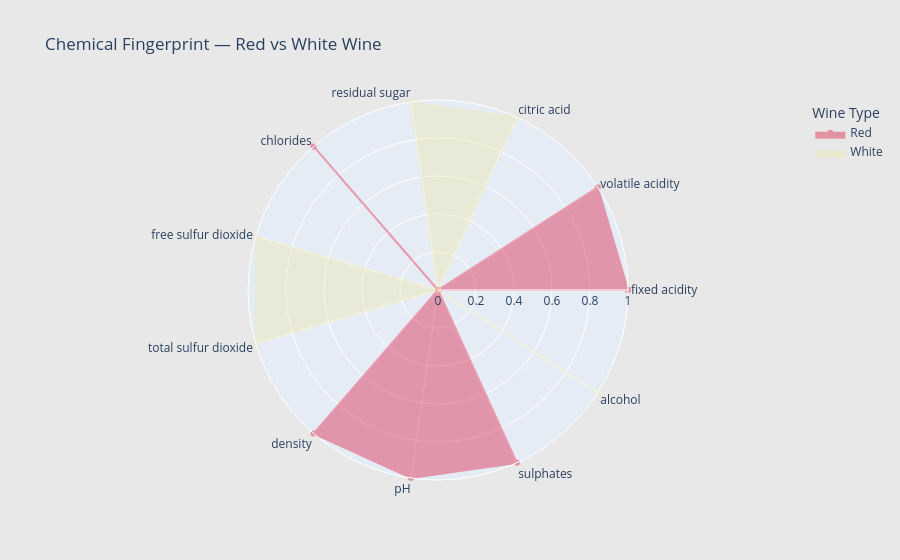

Notebook source saved alongside this figure:
### Markdown cell above
OPTIONAL ADDITIONAL VIZ.

### Code cell
# Radar Chart — Chemical Fingerprint Red vs White -optional

# Calculate normalised means per wine type (for fair comparison)
radar_df   = df.groupby('wine_type')[params].mean()
radar_norm = (radar_df - radar_df.min()) / (radar_df.max() - radar_df.min())

fig = go.Figure()

for wtype, color in WINE_COLORS.items():
    values = radar_norm.loc[wtype].tolist()
    values += values[:1]  # close the polygon

    fig.add_trace(go.Scatterpolar(
        r=values,
        theta=params + [params[0]], #close the polygon
        fill='toself',
        name=wtype,
        line_color=color,
        fillcolor=color,
        opacity=0.4
    ))

fig.update_layout(
    polar=dict(radialaxis=dict(visible=True, range=[0, 1])),
    title='Chemical Fingerprint — Red vs White Wine',
    paper_bgcolor='#E8E8E8',
    legend_title='Wine Type'
)
fig.show()

### Figure 1 — Plotly figure (JSON) as saved in the notebook; plotly's stock layout.template omitted (floating-point values rounded to 4 significant figures)
{"data": [{"fill": "toself", "fillcolor": "crimson", "line": {"color": "crimson"}, "name": "Red", "opacity": 0.4, "r": [1, 1, 0, 0, 1, 0, 0, 1, 1, 1, 0, 1], "theta": ["fixed acidity", "volatile acidity", "citric acid", "residual sugar", "chlorides", "free sulfur dioxide", "total sulfur dioxide", "density", "pH", "sulphates", "alcohol", "fixed acidity"], "type": "scatterpolar"}, {"fill": "toself", "fillcolor": "palegoldenrod", "line": {"color": "palegoldenrod"}, "name": "White", "opacity": 0.4, "r": [0, 0, 1, 1, 0, 1, 1, 0, 0, 0, 1, 0], "theta": ["fixed acidity", "volatile acidity", "citric acid", "residual sugar", "chlorides", "free sulfur dioxide", "total sulfur dioxide", "density", "pH", "sulphates", "alcohol", "fixed acidity"], "type": "scatterpolar"}], "layout": {"legend": {"title": {"text": "Wine Type"}}, "paper_bgcolor": "#E8E8E8", "polar": {"radialaxis": {"range": [0, 1], "visible": true}}, "title": {"text": "Chemical Fingerprint — Red vs White Wine"}}}
